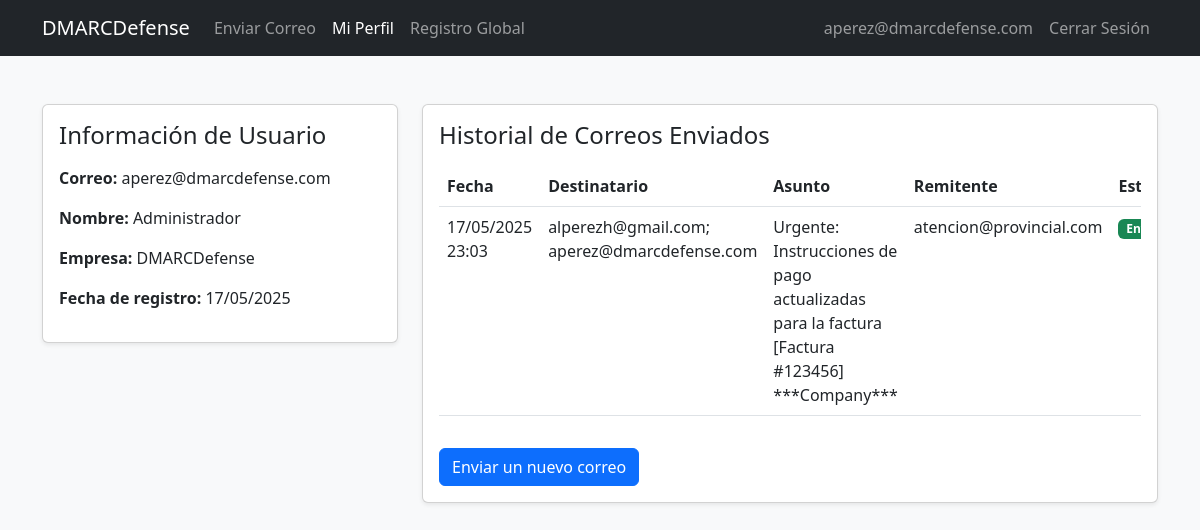
The page /profile (signed in) on the database its author committed.
### app.py (models this page shows, shortened)
class User(UserMixin, db.Model):
    id = db.Column(db.Integer, primary_key=True)
    email = db.Column(db.String(120), unique=True, nullable=False)
    password_hash = db.Column(db.String(128))
    name = db.Column(db.String(100))
    company = db.Column(db.String(100))
    is_admin = db.Column(db.Boolean, default=False)  # Campo para identificar administradores
    created_at = db.Column(db.DateTime, default=datetime.utcnow)
    emails = db.relationship('SentEmail', backref='user', lazy=True)

class SentEmail(db.Model):
    id = db.Column(db.Integer, primary_key=True)
    user_id = db.Column(db.Integer, db.ForeignKey('user.id'), nullable=False)
    user_email = db.Column(db.String(120), nullable=True)  # Puede ser nulo para compatibilidad
    sender = db.Column(db.String(120), nullable=False)
    recipient = db.Column(db.String(200), nullable=False)
    subject = db.Column(db.String(200), nullable=False)
    body = db.Column(db.Text, nullable=False)
    template_id = db.Column(db.String(10), nullable=True)  # Puede ser nulo para compatibilidad
    status = db.Column(db.String(20), default='sent')
    sent_at = db.Column(db.DateTime, default=datetime.utcnow)

### app.py (the view)
@app.route('/profile')
@login_required
def profile():
    try:
        emails = SentEmail.query.filter_by(user_id=current_user.id).order_by(SentEmail.sent_at.desc()).all()
    except Exception as e:
        print(f"Error en profile: {e}")
        emails = db.session.query(
            SentEmail.id,
            SentEmail.user_id,
            SentEmail.sender,
            SentEmail.recipient,
            SentEmail.subject,
            SentEmail.body,
            SentEmail.status,
            SentEmail.sent_at
        ).filter(SentEmail.user_id == current_user.id).order_by(SentEmail.sent_at.desc()).all()
    return render_template('profile.html', emails=emails)

### app.py (called while the page is built)
@login_manager.user_loader
def load_user(user_id):
    return User.query.get(int(user_id))

### templates/profile.html (shortened to what this page needs)
<!doctype html>
<html lang="es">
<head>
  <link href="https://cdn.jsdelivr.net/npm/bootstrap@5.3.0/dist/css/bootstrap.min.css" rel="stylesheet">
</head>
<body class="bg-light">
<nav class="navbar navbar-expand-lg navbar-dark bg-dark">
  <div class="container">
    <a class="navbar-brand" href="{{ url_for('send_email') }}">DMARCDefense</a>
    <div class="collapse navbar-collapse" id="navbarNav">
      <ul class="navbar-nav me-auto">
        <li class="nav-item">
          <a class="nav-link" href="{{ url_for('send_email') }}">Enviar Correo</a>
        </li>
        <li class="nav-item">
          <a class="nav-link active" href="{{ url_for('profile') }}">Mi Perfil</a>
        </li>
        {% if current_user.is_admin %}
        <li class="nav-item">
          <a class="nav-link" href="{{ url_for('auditlog') }}">Registro Global</a>
        </li>
        {% endif %}
      </ul>
      <ul class="navbar-nav">
        <li class="nav-item">
          <span class="nav-link">{{ current_user.email }}</span>
        </li>
        <li class="nav-item">
          <a class="nav-link" href="{{ url_for('logout') }}">Cerrar Sesión</a>
        </li>
      </ul>
    </div>
  </div>
</nav>
<div class="container py-5">
  <div class="row">
    <div class="col-md-4 mb-4">
      <div class="card shadow-sm">
        <div class="card-body">
          <h4 class="card-title mb-3">Información de Usuario</h4>
          <p><strong>Correo:</strong> {{ current_user.email }}</p>
          <p><strong>Nombre:</strong> {{ current_user.name }}</p>
          <p><strong>Empresa:</strong> {{ current_user.company }}</p>
          <p><strong>Fecha de registro:</strong> {{ current_user.created_at.strftime('%d/%m/%Y') }}</p>
        </div>
      </div>
    </div>
    <div class="col-md-8">
      <div class="card shadow-sm">
        <div class="card-body">
          <h4 class="card-title mb-3">Historial de Correos Enviados</h4>
          {% if emails %}
            <div class="table-responsive">
              <table class="table table-hover">
                <thead>
                  <tr>
                    <th>Fecha</th>
                    <th>Destinatario</th>
                    <th>Asunto</th>
                    <th>Remitente</th>
                    <th>Estado</th>
                  </tr>
                </thead>
                <tbody>
                  {% for email in emails %}
                    <tr>
                      <td>{{ email.sent_at.strftime('%d/%m/%Y %H:%M') }}</td>
                      <td>{{ email.recipient }}</td>
                      <td>{{ email.subject }}</td>
                      <td>{{ email.sender }}</td>
                      <td>
                        {% if email.status == 'success' %}
                          <span class="badge bg-success">Enviado</span>
                        {% else %}
                          <span class="badge bg-danger">Error</span>
                        {% endif %}
                      </td>
                    </tr>
                  {% endfor %}
                </tbody>
              </table>
            </div>
          {% else %}
            <div class="alert alert-info">
              Aún no has enviado ningún correo.
            </div>
          {% endif %}
          <div class="mt-3">
            <a href="{{ url_for('send_email') }}" class="btn btn-primary">Enviar un nuevo correo</a>
          </div>
        </div>
      </div>
    </div>
  </div>
</div>
</body>
</html>

### rows shown on the page
User: email "aperez@dmarcdefense.com", name "Administrador", company "DMARCDefense", created_at "17/05/2025"
SentEmail: sent_at "17/05/2025 23:03", recipient "alperezh@gmail.com; aperez@dmarcdefense.com", subject "Urgente: Instrucciones de pago actualizadas para la factura [Factura #123456] ***Company***", sender "atencion@provincial.com", status "Enviado"
